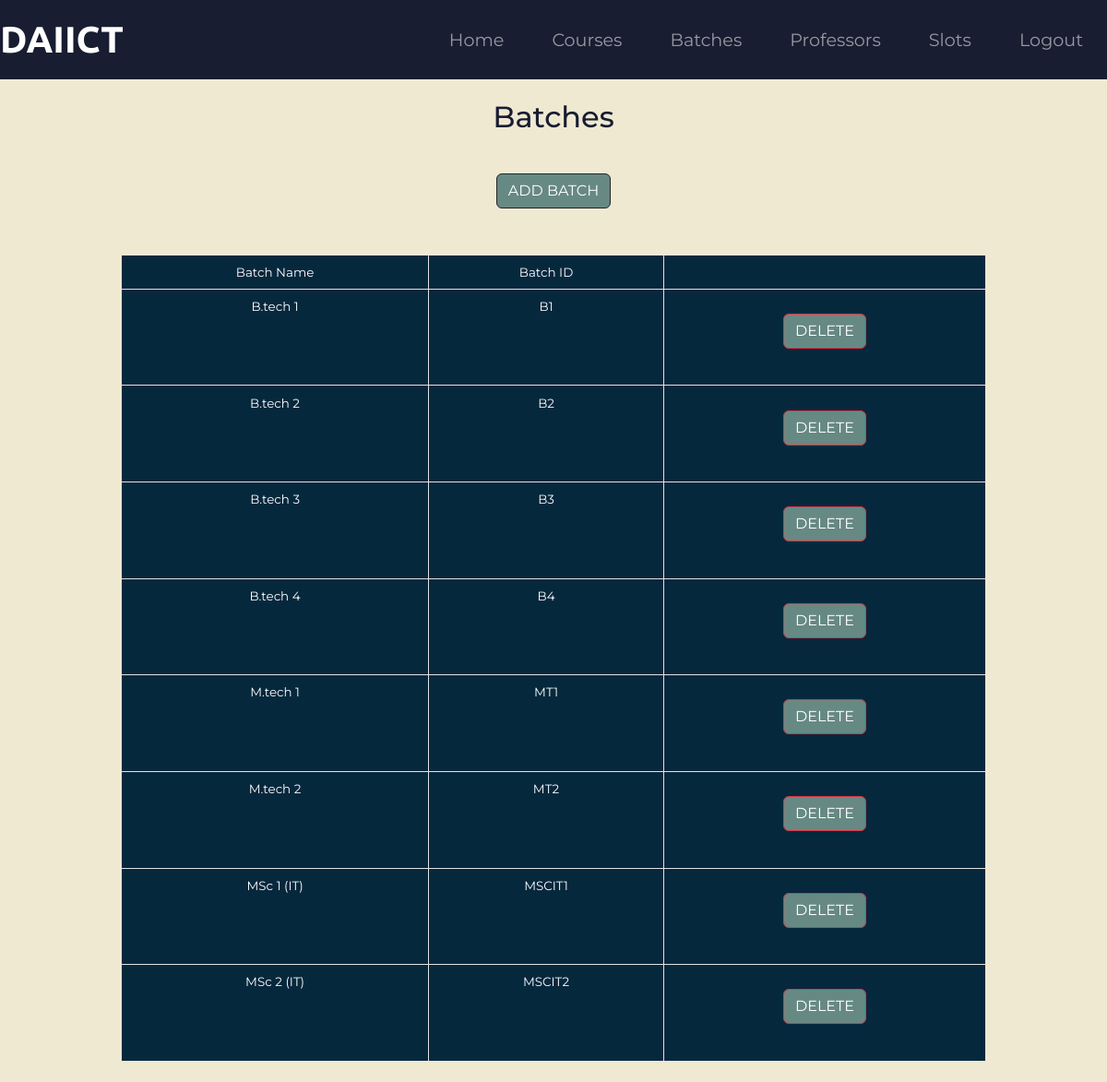
Screenshot of /c_batches (signed in) with the database file from the repository.
### sriapp/models.py (models this page shows)
class Batch(models.Model):
    bid = models.CharField(max_length=10)
    bname = models.CharField(max_length=10)

### sriapp/views.py (the view)
# urls.py: path('c_batches', views.c_batch, name='cbatch'),
def c_batch(request):
    if not request.user.is_authenticated :
        messages.warning(request,"You are not Logged in. Please Log in to access the page.")
        return redirect('Home')
    if not request.user.is_superuser :
        messages.error(request, "You are not allowed to enter coordinator section without coordinator authentication.")
        return redirect('Home')
    batchDetails = Batch.objects.all().values()
    context = {
        'allBatches' : batchDetails,
    }
    return render(request, 'coordinator/batch_detail.html', context)

### templates/coordinator/batch_detail.html (shortened to what this page needs)
{% extends 'base_coor.html' %}
{% block content %}
    <div class="container">
        <h2 style="padding:2% 0">Batches</h2>
        <div style="width : 20%; margin:auto">
            <form method="POST" action="c_addBatch">
                <button type="submit" class="btn btn-dark btn-ml"> ADD BATCH </button>
            </form>
        </div>
    <div class="dcf-overflow-x-auto" tabindex="0" style="padding: 2% 8%;">
<table class="dcf-table dcf-table-bordered dcf-table-striped dcf-w-100%">
	<tbody>
        <tr>
			<td class="dcf-txt-center" scope="col">Batch Name</td>
            <td class="dcf-txt-center" scope="row">Batch ID</td>
            <td class="dcf-txt-center" scope="row">&#8205</td>
		</tr>
        {% for x in allBatches%}
                    <tr>
                        <td class="dcf-txt-center" scope="col"> {{x.bname}} </td>
                        <td class="dcf-txt-center" scope="col"> {{x.bid}} </td>
                        <td class="dcf-txt-center" scope="col">
                            <form method="POST" action="c_deleteBatch/{{ x.id }}">
                                <button type="submit" class="btn btn-danger updateAndDeleteBtn"> DELETE </button>
                            </form>
                        </td>
                    </tr>
                {% endfor%}
    </tbody>
    </div>
{% endblock %}

### templates/base_coor.html (shortened to what this page needs)
{% load static %}
<html>
<head>
  <link href="https://cdn.jsdelivr.net/npm/bootstrap@5.2.0-beta1/dist/css/bootstrap.min.css" rel="stylesheet">
  <link rel="stylesheet" href="{% static 'css\style.css' %}">
</head>
<body>
      <nav class="navbar navbar-expand-lg navbar-dark">
        <a class="navbar-brand" href="#">DAIICT</a>
        <div class="collapse navbar-collapse" id="navbarTogglerDemo02">
          <ul class="navbar-nav ms-auto">
            <li class="nav-item active">
              <a class="nav-link" href="c_index">Home <span class="sr-only">(current)</span></a>
            </li>
            <li class="nav-item">
              <a class="nav-link" href="c_courses">Courses</a>
            </li>
            <li class="nav-item">
              <a class="nav-link" href="c_batches">Batches</a>
            </li>
            <li class="nav-item">
              <a class="nav-link" href="c_faculty">Professors</a>
            </li>
            <li class="nav-item">
              <a class="nav-link" href="c_slot">Slots</a>
            </li>
            {% if user.is_authenticated %}
                  <li class="nav-item">
                    <a class="nav-link" href="{% url 'logout_user' %}">Logout</a>
                  </li>
              {% else %}
                  <li class="nav-item">
                    <a class="nav-link" href="{% url 'c_login_user' %}">Login</a>
                  </li>
              {% endif %}
          </ul>
        </div>
    </nav>
    {% block content %}
    {% endblock %}
</body>
</html>

### static/css/style.css (style rules this page uses)
body { font-family: "Montserrat"; background-color: #F0E9D2; text-align: center; color: #181D31; }
.navbar { background-color: #181D31; }
.navbar-brand { font-family: "Ubuntu"; font-size: 2.5rem; font-weight: bold; }
.nav-item { padding: 0 18px; }
.nav-link { font-size: 1.2rem; font-family: "Montserrat"; }
.btn { margin: 5% 3% 5%; background-color: #678983; }
:root { --bg-table-stripe: #f6f6f5; --b-table: #e3e3e2; --caption: #242423; }
table { background-color: transparent; border-collapse: collapse; font-family: "Montserrat"; color: #fff; display: table; }
td { text-align: left }
.dcf-txt-center { text-align: center !important }
.dcf-table tbody { border-bottom: 1px solid var(--b-table); border-top: 1px solid var(--b-table); font-size: .84em }
.dcf-table td, .dcf-table td { padding-right: 1.78em }
.dcf-table-bordered, .dcf-table-bordered td, .dcf-table-bordered td { border: 1px solid var(--b-table) }
.dcf-table-bordered td, .dcf-table-bordered td, .dcf-table-striped td, .dcf-table-striped td { padding-left: 1em; padding-right: 1em }
.dcf-table-bordered tr:not(:last-child), .dcf-table-striped tr:not(:last-child) { border-bottom: 1px solid var(--b-table) }
.dcf-table tbody td, .dcf-table tbody td, .dcf-table tfoot td, .dcf-table tfoot td { padding-top: .75em; vertical-align: top }
.dcf-table tbody td, .dcf-table tbody td { padding-bottom: .75em }
.dcf-overflow-x-auto { overflow-x: auto !important; -webkit-overflow-scrolling: touch }
.dcf-w-100\% { width: 100% !important; }
table tr { background-color: #06283D; }
table, tr, td { border: 1px solid white; }

### rows the page displays
Batch: bname "B.tech 1", bid "B1"
Batch: bname "B.tech 2", bid "B2"
Batch: bname "B.tech 3", bid "B3"
Batch: bname "B.tech 4", bid "B4"
Batch: bname "M.tech 1", bid "MT1"
Batch: bname "M.tech 2", bid "MT2"
Batch: bname "MSc 1 (IT)", bid "MSCIT1"
Batch: bname "MSc 2 (IT)", bid "MSCIT2"
